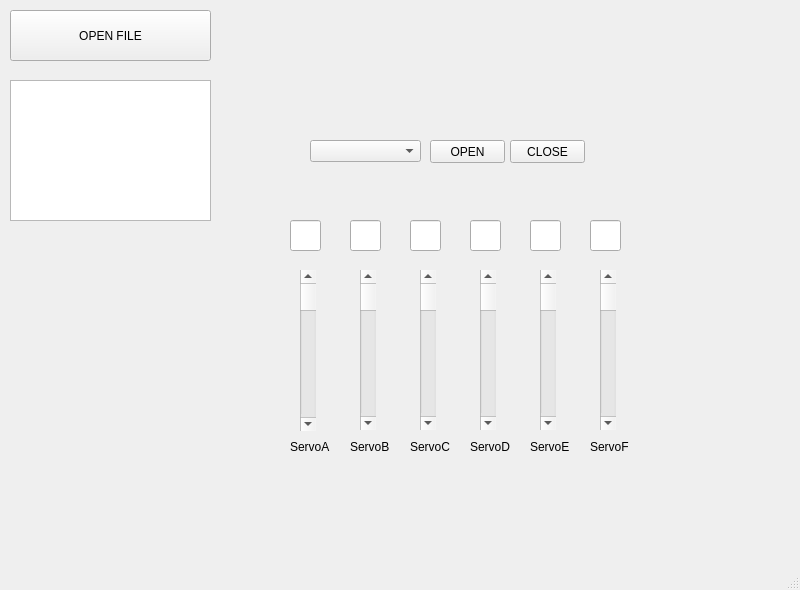
<?xml version="1.0" encoding="UTF-8"?>
<ui version="4.0">
 <class>MainWindow</class>
 <widget class="QMainWindow" name="MainWindow">
  <property name="geometry">
   <rect>
    <x>0</x>
    <y>0</y>
    <width>800</width>
    <height>590</height>
   </rect>
  </property>
  <property name="windowTitle">
   <string>MainWindow</string>
  </property>
  <widget class="QWidget" name="centralwidget">
   <widget class="QPushButton" name="openB">
    <property name="geometry">
     <rect>
      <x>430</x>
      <y>140</y>
      <width>75</width>
      <height>23</height>
     </rect>
    </property>
    <property name="text">
     <string>OPEN</string>
    </property>
   </widget>
   <widget class="QPushButton" name="closeB">
    <property name="geometry">
     <rect>
      <x>510</x>
      <y>140</y>
      <width>75</width>
      <height>23</height>
     </rect>
    </property>
    <property name="text">
     <string>CLOSE</string>
    </property>
   </widget>
   <widget class="QComboBox" name="comL">
    <property name="geometry">
     <rect>
      <x>310</x>
      <y>140</y>
      <width>111</width>
      <height>22</height>
     </rect>
    </property>
   </widget>
   <widget class="QScrollBar" name="servoA">
    <property name="geometry">
     <rect>
      <x>300</x>
      <y>270</y>
      <width>16</width>
      <height>161</height>
     </rect>
    </property>
    <property name="maximum">
     <number>105</number>
    </property>
   </widget>
   <widget class="QPushButton" name="openFile">
    <property name="geometry">
     <rect>
      <x>10</x>
      <y>10</y>
      <width>201</width>
      <height>51</height>
     </rect>
    </property>
    <property name="text">
     <string>OPEN FILE</string>
    </property>
   </widget>
   <widget class="QScrollBar" name="servoB">
    <property name="geometry">
     <rect>
      <x>360</x>
      <y>270</y>
      <width>16</width>
      <height>160</height>
     </rect>
    </property>
    <property name="minimum">
     <number>30</number>
    </property>
    <property name="maximum">
     <number>94</number>
    </property>
    <property name="orientation">
     <enum>Qt::Vertical</enum>
    </property>
   </widget>
   <widget class="QScrollBar" name="servoC">
    <property name="geometry">
     <rect>
      <x>420</x>
      <y>270</y>
      <width>16</width>
      <height>160</height>
     </rect>
    </property>
    <property name="minimum">
     <number>20</number>
    </property>
    <property name="maximum">
     <number>80</number>
    </property>
    <property name="orientation">
     <enum>Qt::Vertical</enum>
    </property>
   </widget>
   <widget class="QScrollBar" name="servoD">
    <property name="geometry">
     <rect>
      <x>480</x>
      <y>270</y>
      <width>16</width>
      <height>160</height>
     </rect>
    </property>
    <property name="maximum">
     <number>110</number>
    </property>
    <property name="orientation">
     <enum>Qt::Vertical</enum>
    </property>
   </widget>
   <widget class="QScrollBar" name="servoE">
    <property name="geometry">
     <rect>
      <x>540</x>
      <y>270</y>
      <width>16</width>
      <height>160</height>
     </rect>
    </property>
    <property name="minimum">
     <number>10</number>
    </property>
    <property name="maximum">
     <number>140</number>
    </property>
    <property name="orientation">
     <enum>Qt::Vertical</enum>
    </property>
   </widget>
   <widget class="QScrollBar" name="servoF">
    <property name="geometry">
     <rect>
      <x>600</x>
      <y>270</y>
      <width>16</width>
      <height>160</height>
     </rect>
    </property>
    <property name="maximum">
     <number>145</number>
    </property>
    <property name="orientation">
     <enum>Qt::Vertical</enum>
    </property>
   </widget>
   <widget class="QLabel" name="A">
    <property name="geometry">
     <rect>
      <x>290</x>
      <y>440</y>
      <width>47</width>
      <height>13</height>
     </rect>
    </property>
    <property name="text">
     <string>ServoA</string>
    </property>
   </widget>
   <widget class="QLabel" name="B">
    <property name="geometry">
     <rect>
      <x>350</x>
      <y>440</y>
      <width>47</width>
      <height>13</height>
     </rect>
    </property>
    <property name="text">
     <string>ServoB</string>
    </property>
   </widget>
   <widget class="QLabel" name="C">
    <property name="geometry">
     <rect>
      <x>410</x>
      <y>440</y>
      <width>47</width>
      <height>13</height>
     </rect>
    </property>
    <property name="text">
     <string>ServoC</string>
    </property>
   </widget>
   <widget class="QLabel" name="D">
    <property name="geometry">
     <rect>
      <x>470</x>
      <y>440</y>
      <width>47</width>
      <height>13</height>
     </rect>
    </property>
    <property name="text">
     <string>ServoD</string>
    </property>
   </widget>
   <widget class="QLabel" name="E">
    <property name="geometry">
     <rect>
      <x>530</x>
      <y>440</y>
      <width>47</width>
      <height>13</height>
     </rect>
    </property>
    <property name="text">
     <string>ServoE</string>
    </property>
   </widget>
   <widget class="QLabel" name="F">
    <property name="geometry">
     <rect>
      <x>590</x>
      <y>440</y>
      <width>47</width>
      <height>13</height>
     </rect>
    </property>
    <property name="text">
     <string>ServoF</string>
    </property>
   </widget>
   <widget class="QTextEdit" name="textEdit">
    <property name="geometry">
     <rect>
      <x>10</x>
      <y>80</y>
      <width>201</width>
      <height>141</height>
     </rect>
    </property>
    <property name="readOnly">
     <bool>true</bool>
    </property>
   </widget>
   <widget class="QLineEdit" name="valA">
    <property name="geometry">
     <rect>
      <x>290</x>
      <y>220</y>
      <width>31</width>
      <height>31</height>
     </rect>
    </property>
    <property name="readOnly">
     <bool>true</bool>
    </property>
   </widget>
   <widget class="QLineEdit" name="valB">
    <property name="geometry">
     <rect>
      <x>350</x>
      <y>220</y>
      <width>31</width>
      <height>31</height>
     </rect>
    </property>
   </widget>
   <widget class="QLineEdit" name="valC">
    <property name="geometry">
     <rect>
      <x>410</x>
      <y>220</y>
      <width>31</width>
      <height>31</height>
     </rect>
    </property>
   </widget>
   <widget class="QLineEdit" name="valD">
    <property name="geometry">
     <rect>
      <x>470</x>
      <y>220</y>
      <width>31</width>
      <height>31</height>
     </rect>
    </property>
   </widget>
   <widget class="QLineEdit" name="valE">
    <property name="geometry">
     <rect>
      <x>530</x>
      <y>220</y>
      <width>31</width>
      <height>31</height>
     </rect>
    </property>
   </widget>
   <widget class="QLineEdit" name="valF">
    <property name="geometry">
     <rect>
      <x>590</x>
      <y>220</y>
      <width>31</width>
      <height>31</height>
     </rect>
    </property>
   </widget>
  </widget>
  <widget class="QMenuBar" name="menubar">
   <property name="geometry">
    <rect>
     <x>0</x>
     <y>0</y>
     <width>800</width>
     <height>21</height>
    </rect>
   </property>
  </widget>
  <widget class="QStatusBar" name="statusbar"/>
 </widget>
 <resources/>
 <connections/>
</ui>
